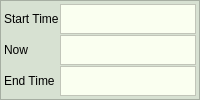
         <widget class="QFrame" name="frame_19">
          <property name="sizePolicy">
           <sizepolicy hsizetype="Expanding" vsizetype="Preferred">
            <horstretch>0</horstretch>
            <verstretch>0</verstretch>
           </sizepolicy>
          </property>
          <property name="styleSheet">
           <string notr="true">background-color: rgb(215, 225, 210);</string>
          </property>
          <property name="frameShape">
           <enum>QFrame::StyledPanel</enum>
          </property>
          <property name="frameShadow">
           <enum>QFrame::Raised</enum>
          </property>
          <layout class="QGridLayout" name="gridLayout_46">
           <property name="leftMargin">
            <number>3</number>
           </property>
           <property name="topMargin">
            <number>3</number>
           </property>
           <property name="rightMargin">
            <number>3</number>
           </property>
           <property name="bottomMargin">
            <number>3</number>
           </property>
           <property name="spacing">
            <number>1</number>
           </property>
           <item row="1" column="1">
            <widget class="QLabel" name="NowTimeDisp">
             <property name="styleSheet">
              <string notr="true">background-color: rgb(250, 255, 240);</string>
             </property>
             <property name="frameShape">
              <enum>QFrame::StyledPanel</enum>
             </property>
             <property name="frameShadow">
              <enum>QFrame::Sunken</enum>
             </property>
             <property name="text">
              <string/>
             </property>
            </widget>
           </item>
           <item row="0" column="0">
            <widget class="QLabel" name="label_101">
             <property name="sizePolicy">
              <sizepolicy hsizetype="Maximum" vsizetype="Preferred">
               <horstretch>0</horstretch>
               <verstretch>0</verstretch>
              </sizepolicy>
             </property>
             <property name="text">
              <string>Start Time</string>
             </property>
            </widget>
           </item>
           <item row="0" column="1">
            <widget class="QLabel" name="StartTimeDisp">
             <property name="styleSheet">
              <string notr="true">background-color: rgb(250, 255, 240);</string>
             </property>
             <property name="frameShape">
              <enum>QFrame::StyledPanel</enum>
             </property>
             <property name="frameShadow">
              <enum>QFrame::Sunken</enum>
             </property>
             <property name="text">
              <string/>
             </property>
            </widget>
           </item>
           <item row="1" column="0">
            <widget class="QLabel" name="label_103">
             <property name="sizePolicy">
              <sizepolicy hsizetype="Maximum" vsizetype="Preferred">
               <horstretch>0</horstretch>
               <verstretch>0</verstretch>
              </sizepolicy>
             </property>
             <property name="text">
              <string>Now</string>
             </property>
            </widget>
           </item>
           <item row="2" column="0">
            <widget class="QLabel" name="label_105">
             <property name="sizePolicy">
              <sizepolicy hsizetype="Maximum" vsizetype="Preferred">
               <horstretch>0</horstretch>
               <verstretch>0</verstretch>
              </sizepolicy>
             </property>
             <property name="text">
              <string>End Time</string>
             </property>
            </widget>
           </item>
           <item row="2" column="1">
            <widget class="QLabel" name="EndTimeDisp">
             <property name="styleSheet">
              <string notr="true">background-color: rgb(250, 255, 240);</string>
             </property>
             <property name="frameShape">
              <enum>QFrame::StyledPanel</enum>
             </property>
             <property name="frameShadow">
              <enum>QFrame::Sunken</enum>
             </property>
             <property name="text">
              <string/>
             </property>
            </widget>
           </item>
          </layout>
         </widget>
